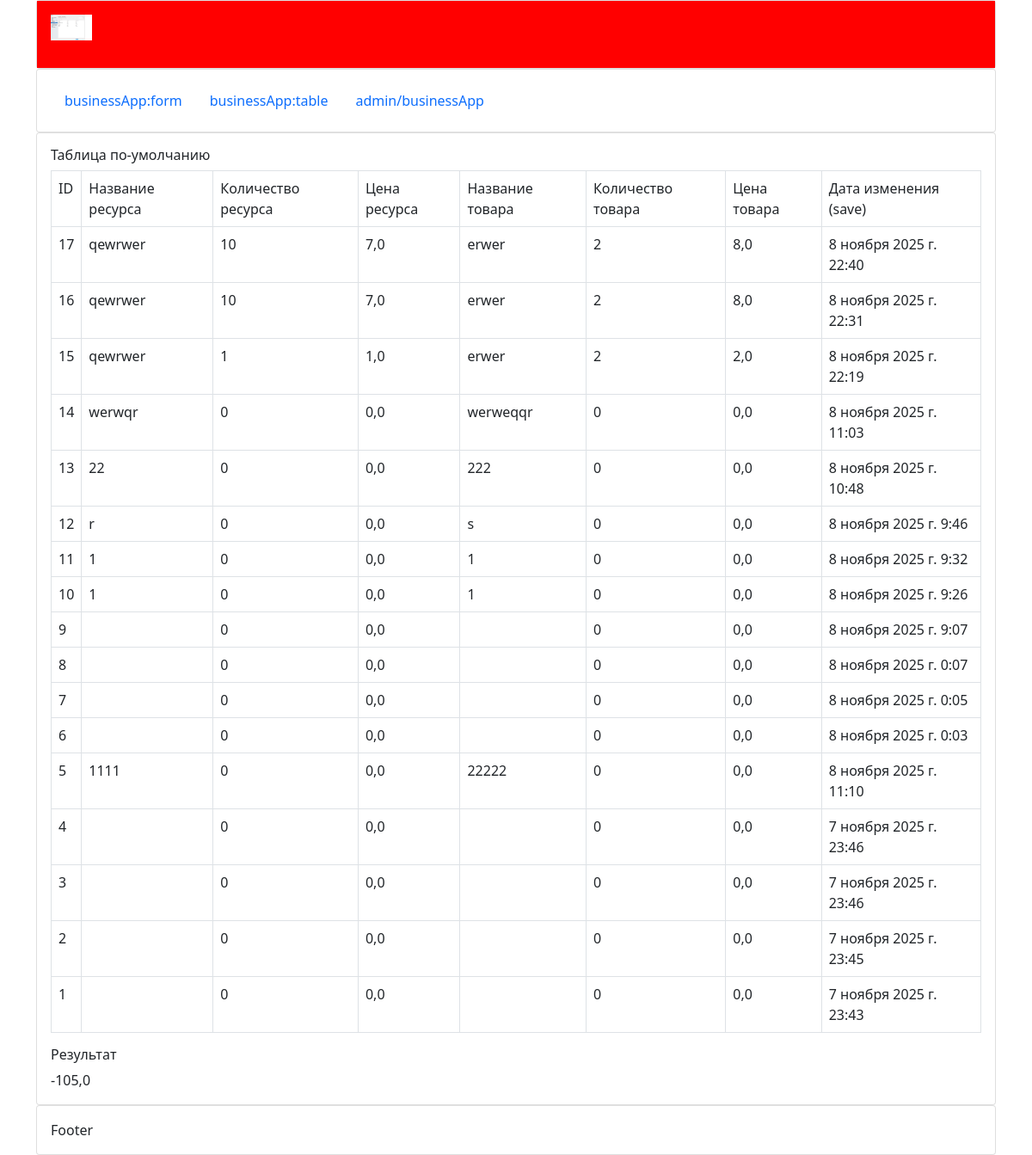
/table/, run on an earlier commit of the app's database.
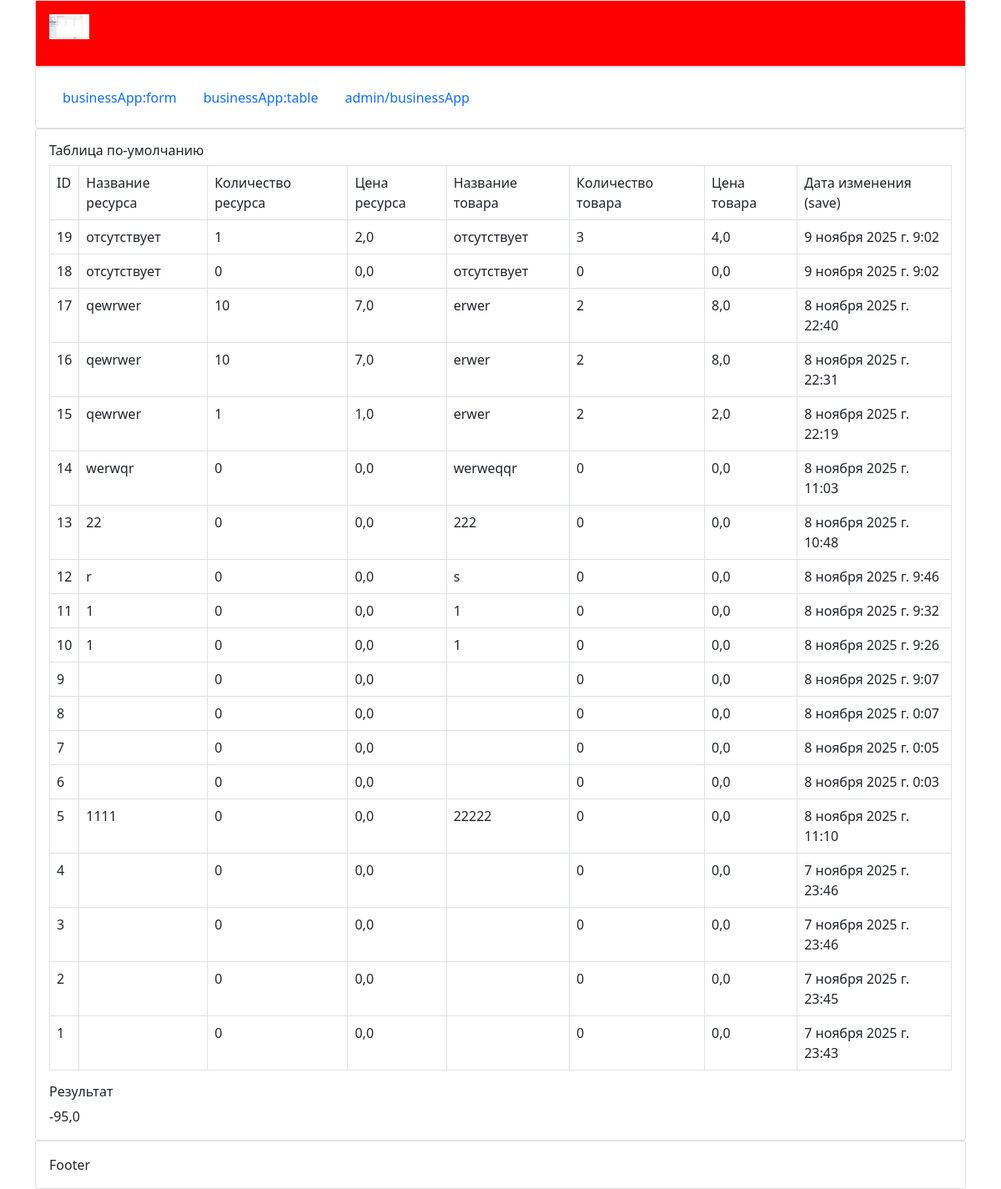
And on a later commit of the database.
### businessApp/models.py (models this page shows, shortened)
class businessApp(models.Model):
    r_name= models.CharField(
        verbose_name="Название ресурса",
        default="отсутствует",
        max_length=255,
    )
    r_amount=models.IntegerField(
        verbose_name="Количество ресурса", default=0,
        )
    r_price=models.FloatField(
        verbose_name="Цена ресурса", default=0,
        )
    s_name= models.CharField(
        verbose_name="Название товара",
        default="отсутствует",
        max_length=255,
    )
    s_amount=models.IntegerField(
        verbose_name="Количество товара", default=0,
        )
    s_price=models.FloatField(
        verbose_name="Цена товара", default=0,
        )
    current_date = models.DateTimeField(
        verbose_name="Дата изменения (save)", auto_now=True
    )
    class Meta:
        verbose_name = "Запись"
        verbose_name_plural = "Таблицы"
        ordering = ("id", )

### businessApp/views.py (the view)
# urls.py: path('table/', views.table, name='table'),
def table(request):
    objects_values = businessApp.objects.values()
    objects_values = businessApp.objects.values().order_by("-id")[0:100]
    print("\nobjects_values:", objects_values)
    objects_values_list = businessApp.objects.values()
    print("\nobjects_values_list:", objects_values_list)
    result = solution(objects_values)
    print("\nresult", result)
    fields = businessApp._meta.get_fields()
    print("\nfields", fields)
    verbose_name_list = []
    name_list = []
    for e in fields:
        verbose_name_list.append(e.verbose_name)
        name_list.append(e.name)
    print ("\n\nname_list", name_list)
    print ("\n\nverbose_ name_list", verbose_name_list)
    context = {
        "verbose_name_list": verbose_name_list,
        "objects_values": objects_values,
        "result": result,
    }
    return render(request, "b_table.html", context)

### businessApp/views.py (called while the page is built)
def solution(objects_values):
    print("\nobjects_values:\n", objects_values)
    result = 0.
    r_cost = 0.
    s_cost = 0.
    for values in objects_values:
        r_cost = r_cost + values.get("r_amount")*values.get("r_price")
        s_cost = s_cost + values.get("s_amount")*values.get("s_price")
    print ("\n\n r_cost, s_cost", r_cost, s_cost)
    result = s_cost - r_cost
    return result

### businessApp/templates/b_table.html (shortened to what this page needs)
{% extends 'b_layout.html' %}
{% block content %}
    <h6>Таблица по-умолчанию</h6>
    <table class="table table-bordered">
        <tbody>
        <tr>
            {% for name in verbose_name_list %}
                <td>{{ name }}</td>
            {% endfor %}
        </tr>
        {% for object in objects_values %}
            <tr>
                {% for key, value in object.items %}
                    <td>
                        {{ value }}
                    </td>
                {% endfor %}
            </tr>
        {% endfor %}
    </table>
    <h6>Результат</h6>
    {{ result }}
{% endblock %}

What changed in the data, as far as the page shows it:
added businessApp: object "19" "отсутствует" "1" "2,0" "отсутствует" "3" "4,0" "9 ноября 2025 г. 9:02"
added businessApp: object "18" "отсутствует" "0" "0,0" "отсутствует" "0" "0,0" "9 ноября 2025 г. 9:02"
Also different on the page:
{{ result }}: "-105,0" → "-95,0"
